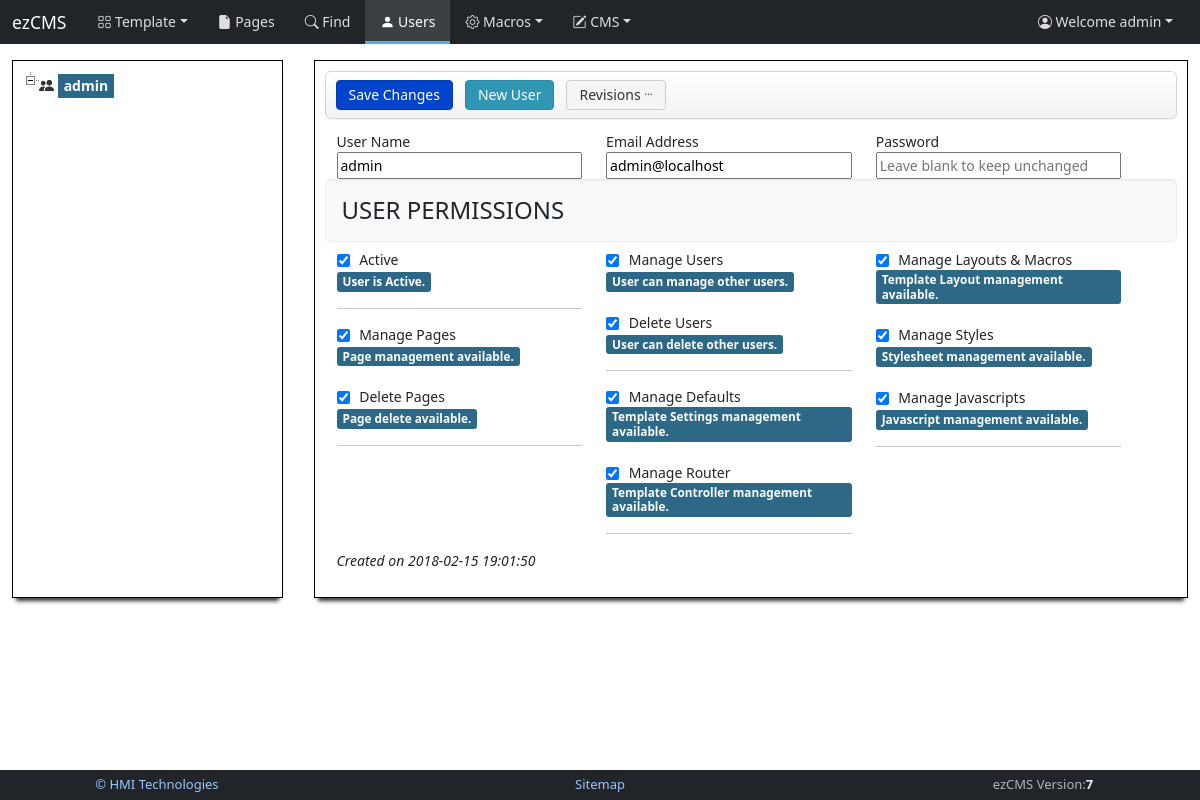
/users.php (signed in), run on the app's committed database.
### tables this page shows
CREATE TABLE IF NOT EXISTS `users` (
  `id` int(8) NOT NULL AUTO_INCREMENT COMMENT 'id of user',
  `username` varchar(512) NOT NULL COMMENT 'name of user',
  `email` varchar(512) NOT NULL COMMENT 'email address of user',
  `passwd` varchar(512) NOT NULL COMMENT 'password has for the user',
  `active` tinyint(1) NOT NULL DEFAULT '0' COMMENT 'able to login',
  `editpage` tinyint(1) NOT NULL DEFAULT '0' COMMENT 'edit page',
  `delpage` tinyint(1) NOT NULL DEFAULT '0',
  `viewstats` tinyint(1) NOT NULL DEFAULT '0' COMMENT 'can view site statistics',
  `edituser` tinyint(1) NOT NULL DEFAULT '0' COMMENT 'can administer other users',
  `deluser` tinyint(1) NOT NULL DEFAULT '0' COMMENT 'delete users',
  `editsettings` tinyint(1) NOT NULL DEFAULT '0' COMMENT 'edit settings',
  `editcont` tinyint(1) NOT NULL DEFAULT '0' COMMENT 'edit controller',
  `editlayout` tinyint(1) NOT NULL DEFAULT '0' COMMENT 'edit layout',
  `editcss` tinyint(1) NOT NULL DEFAULT '0' COMMENT 'edit css',
  `editjs` tinyint(1) NOT NULL DEFAULT '0' COMMENT 'edit js',
  `editor` tinyint(1) NOT NULL DEFAULT '3' COMMENT 'cms editor type',
  `cmtheme` varchar(32) NOT NULL DEFAULT 'default' COMMENT 'code mirror theme',
  `cmscolor` varchar(8) NOT NULL DEFAULT '#FFFFFF' COMMENT 'cms background color',
  `createdon` timestamp NOT NULL DEFAULT CURRENT_TIMESTAMP COMMENT 'Revision date and time',
  PRIMARY KEY (`id`),
  UNIQUE KEY `email` (`email`),
  KEY `passwd` (`passwd`)
);

### class/ezcms.class.php (called while the page is built, shortened)
<?php
class ezCMS extends db {
	public function __construct ( $loginRequired = true ) {
		if ($loginRequired) {
			$this->usr = $this->query('SELECT * FROM `users` WHERE `id` = '.
				$_SESSION['EZUSERID'].' LIMIT 1')->fetch(PDO::FETCH_ASSOC);
		}
	}
}
?>

### users.php (the view, shortened to what this page needs)
<?php
require_once ("class/users.class.php");
$cms = new ezUsers();
?><!DOCTYPE html><html lang="en"><head>
	<?php include('include/head.php'); ?>
</head><body>
<div id="wrap">
	<?php include('include/nav.php'); ?>
	<div class="container">
	  <div class="row-fluid">
		<div class="span3 white-boxed"><?php echo $cms->treehtml; ?></div>
		<div class="span9 white-boxed">
			<form id="frmUser" action="" method="post" enctype="multipart/form-data" class="form-horizontal" autocomplete="off">
				<div class="navbar"><div class="navbar-inner"><?php echo $cms->barBtns; ?></div></div>
				<div class="row">
					<div class="span4">
						<label for="inputName">User Name</label>
						<input type="text" name="username" id="username" data-bs-toggle="tooltip"
							placeholder="Enter the full name" autocomplete="off"
							title="Enter the full name of the user here."
							value="<?php echo $cms->thisUser['username']; ?>"
							data-bs-placement="top" minlength="2" class="input-block-level tooltipme2" required>
					</div>
					<div class="span4">
						<label for="inputEmail">Email Address</label>
						<input type="email" name="email" id="email" data-bs-toggle="tooltip"
							placeholder="Enter the full email address"
							title="Enter the full email address of the user here."
							value="<?php echo $cms->thisUser['email']; ?>"  autocomplete="off"
							data-bs-placement="top" class="input-block-level tooltipme2" required>
					</div>
					<div class="span4">
						<label for="txtpsswd">Password</label>
						<input type="password" name="passwd" id="passwd" data-bs-toggle="tooltip"
							placeholder="<?php echo ($cms->id=='new') ? 'Enter the password' : 'Leave blank to keep unchanged' ?>"
							title="<?php echo ($cms->id=='new') ? 'Enter the password here' : 'Enter a new password or leave blank to keep unchanged' ?>"
							data-bs-placement="top" minlength="8"  autocomplete="off"
							class="input-block-level tooltipme2" <?php  if ($cms->id=='new') echo 'required'; ?>>
					</div>
				</div>
				<h4 class="well">USER PERMISSIONS</h4>
				<div class="row">
					<div class="span4">
						<label class="checkbox">
							<input name="active" type="checkbox" value="checkbox"
								<?php echo $cms->thisUser['activeCheck']; ?>>
							Active</label><?php echo $cms->thisUser['activeMsg']; ?><hr>
						<label class="checkbox">
							<input name="editpage" type="checkbox" value="checkbox"
								<?php echo $cms->thisUser['editpageCheck']; ?>>
							Manage Pages</label><?php echo $cms->thisUser['editpageMsg']; ?><br><br>
						<label class="checkbox">
							<input name="delpage" type="checkbox" value="checkbox"
								<?php echo $cms->thisUser['delpageCheck']; ?>>
							Delete Pages</label><?php echo $cms->thisUser['delpageMsg']; ?><hr>
					</div>
					<div class="span4">
						<label class="checkbox">
							<input name="edituser" type="checkbox" value="checkbox"
								<?php echo $cms->thisUser['edituserCheck']; ?>>
							Manage Users</label><?php echo $cms->thisUser['edituserMsg']; ?><br><br>
						<label class="checkbox">
							<input name="deluser" type="checkbox" value="checkbox"
								<?php echo $cms->thisUser['deluserCheck']; ?>>
							Delete Users</label><?php echo $cms->thisUser['deluserMsg']; ?><hr>
						<label class="checkbox">
							<input name="editsettings" type="checkbox" value="checkbox"
								<?php echo $cms->thisUser['editsettingsCheck']; ?>>
							Manage Defaults</label><?php echo $cms->thisUser['editsettingsMsg']; ?><br><br>
						<label class="checkbox">
							<input name="editcont" type="checkbox" value="checkbox"
								<?php echo $cms->thisUser['editcontCheck']; ?>>
							Manage Router</label><?php echo $cms->thisUser['editcontMsg']; ?><hr>
					</div>
					<div class="span4">
						<label class="checkbox">
							<input name="editlayout" type="checkbox" value="checkbox"
								<?php echo $cms->thisUser['editlayoutCheck']; ?>>
							Manage Layouts &amp; Macros</label><?php echo $cms->thisUser['editlayoutMsg']; ?><br><br>
						<label class="checkbox">
							<input name="editcss" type="checkbox" id="ckeditcss" value="checkbox"
								<?php echo $cms->thisUser['editcssCheck']; ?>>
							Manage Styles</label><?php echo $cms->thisUser['editcssMsg']; ?><br><br>
						<label class="checkbox">
							<input name="editjs" type="checkbox" id="ckeditjs" value="checkbox"
								<?php echo $cms->thisUser['editjsCheck']; ?>>
							Manage Javascripts</label><?php echo $cms->thisUser['editjsMsg']; ?><hr>
					</div>
					<?php echo $cms->createdText; ?>
				</div>
			</form>
		</div>
	  </div>
	</div>
	<br><br>
</div>
<?php include('include/footer.php'); ?>
</body>
</html>

### class/users.class.php (shortened to what this page needs)
<?php
require_once ("ezcms.class.php");
class ezUsers extends ezCMS {
	public $id = 1;
	public $thisUser;
	public function __construct () {
		parent::__construct();
		if ($this->id != 'new' ) {
			$this->thisUser = $this->query('SELECT * FROM `users` WHERE `id` = '.intval($this->id).' LIMIT 1')
				->fetch(PDO::FETCH_ASSOC);
			$this->barBtns = '<input type="submit" name="Submit" class="btn btn-primary" value="Save Changes">
				 <a href="?id=new" class="btn btn-info">New User</a>';
			$this->barBtns .= '<a id="showrevs" href="#" class="btn btn-secondary">Revisions <sup id="revcount">…</sup></a>';
			$this->createdText = '<div class="clearfix"></div><p><em>Created on '.
				$this->thisUser['createdon'].'</em></p>';
		}
		$this->setupCheckboxes();
		$this->buildTree();
	}
	private function setOptions($itm, $msgOn, $mgsOff) {
		$this->thisUser[$itm.'Check'] = '';
		$this->thisUser[$itm.'Msg'] = '<span class="label label-important">'.$mgsOff.'</span>';
		if ($this->thisUser[$itm]) {
			$this->thisUser[$itm.'Check'] = 'checked';
			$this->thisUser[$itm.'Msg'] = '<span class="label label-info">'.$msgOn.'</span>';
		}
	}
	private function setupCheckboxes() {
		$this->setOptions('active', 'User is Active.', 'Inactive user cannot login.');
	}
	private function buildTree() {
		$this->treehtml = '<ul id="left-tree">';
		foreach ($this->query("SELECT `id`, `username`, `active` FROM `users` ORDER BY id;") as $entry) {
			$myclass = ($entry["id"] == $this->id) ? 'label label-info' : '';
			if ($entry["id"] == 1) {
				$this->treehtml .= '<li class="open"><i class="icon-globe"></i> <a href="?id='.
					$entry['id'].'" class="'.$myclass.'">'.$entry["username"].'</a><ul>';
			} else {
				$active = ($entry["active"] != 1) ? ' <i class="icon-ban-circle" title="User is not active, cannot login"></i>' : '';
				$this->treehtml .= '<li><i class="icon-user"></i> <a href="?id='.
					$entry['id'].'" class="'.$myclass.'">'.$entry["username"].$active.'</a></li>';
			}
		}
		$this->treehtml .= '</ul></li></ul>';
	}
}
?>

### include/nav.php (shortened to what this page needs)
<nav class="navbar navbar-expand-lg navbar-dark bg-dark fixed-top">
  <div class="container-fluid">
	<a class="navbar-brand" href="../"><small>ezCMS</small></a>
	<div class="collapse navbar-collapse" id="topNav">
	  <ul class="navbar-nav me-auto" id="top-bar">
		<li class="nav-item dropdown">
			<a href="#" class="nav-link dropdown-toggle" data-bs-toggle="dropdown" role="button" aria-expanded="false"><i class="icon-th-large"></i> Template</a>
		</li>
		<li class="nav-item"><a class="nav-link" href="pages.php"><i class="icon-file"></i> Pages</a></li>
		<li class="nav-item"><a class="nav-link" href="find.php"><i class="icon-search"></i> Find</a></li>
		<li class="nav-item"><a class="nav-link" href="users.php"><i class="icon-user"></i> Users</a></li>
		<li class="nav-item dropdown">
			<a href="#" class="nav-link dropdown-toggle" data-bs-toggle="dropdown" role="button" aria-expanded="false"><i class="icon-cog"></i> Macros</a>
		</li>
		<li class="nav-item dropdown">
			<a href="#" class="nav-link dropdown-toggle" data-bs-toggle="dropdown" role="button" aria-expanded="false"><i class="icon-edit"></i> CMS</a>
		</li>
	  </ul>
	  <ul class="navbar-nav ms-auto">
		<li class="nav-item dropdown">
			<a href="#" class="nav-link dropdown-toggle" data-bs-toggle="dropdown" role="button" aria-expanded="false"><i class="bi bi-person-circle"></i> Welcome
				<?php echo $cms->usr['username']; ?></a>
		</li>
	  </ul>
	</div>
  </div>
</nav>

### css/bs2-compat.css (style rules this page uses)
.row-fluid { display:flex; flex-wrap:wrap; width:100%; }
.row-fluid > [class*="span"] { margin-left:2.564102564%; box-sizing:border-box; min-height:1px; }
.row-fluid > [class*="span"]:first-child { margin-left:0; }
.span3 { width:23.076923077% }
.span4 { width:31.623931624% }
.span9 { width:74.358974359% }
.input-block-level { display:block;width:100%;box-sizing:border-box; }
.well { padding:1rem;background-color:#f8f9fa;border:1px solid #e9ecef;border-radius:.375rem; box-shadow:inset 0 1px 1px rgba(0,0,0,.05); }
.btn { --bs-btn-padding-y:4px; --bs-btn-padding-x:12px; --bs-btn-font-size:14px; --bs-btn-line-height:1.43; --bs-btn-border-radius:4px; }
.btn-primary { --bs-btn-bg:#0044cc;--bs-btn-border-color:#003bb3; --bs-btn-hover-bg:#003bb3;--bs-btn-hover-border-color:#0033a3; --bs-btn-active-bg:#0033a3;--bs-btn-active-border-color:#002d91; }
.btn-info { --bs-btn-color:#fff;--bs-btn-bg:#2f96b4;--bs-btn-border-color:#2a87a1; --bs-btn-hover-color:#fff;--bs-btn-hover-bg:#2a87a1;--bs-btn-hover-border-color:#25778e; --bs-btn-active-bg:#25778e;--bs-btn-active-color:#fff; }
.btn-secondary { --bs-btn-color:#333;--bs-btn-bg:#f5f5f5;--bs-btn-border-color:#ccc; --bs-btn-hover-color:#333;--bs-btn-hover-bg:#e6e6e6;--bs-btn-hover-border-color:#adadad; --bs-btn-active-color:#333;--bs-btn-active-bg:#d4d4d4;--bs-btn-active-border-color:#8c8c8c; }
.label { display:inline-block;padding:2px 6px 3px;font-size:11.8px;font-weight:700;line-height:1.25; color:#fff;background-color:#999;border-radius:3px;vertical-align:baseline;text-decoration:none; }
a.label.label-info,.label-info { background-color:#2d6987;color:#fff; }
.checkbox,.radio { display:block;font-weight:400;line-height:1.4;min-height:20px; }
.checkbox > input[type=checkbox],.radio > input[type=radio] { margin-right:6px;vertical-align:-2px; }
div.navbar { padding:0;margin-bottom:12px;background:none;border:0;min-height:0; }
.navbar-inner { display:flex;flex-wrap:wrap;align-items:center;gap:2px;width:100%; padding:8px 10px; background-image:linear-gradient(to bottom,#ffffff,#f2f2f2); border:1px solid #d5d5d5;border-radius:6px; box-shadow:inset 0 1px 0 rgba(255,255,255,.9),0 1px 2px rgba(0,0,0,.06); }

### css/custom.css (style rules this page uses)
html,body { height: 100%; }
:root { --bs-body-font-size: .875rem; }
body { font-size: 14px; }
.nav-tabs > .active > a, .nav-tabs > .active > a:hover, a,button { outline:none; }
.btn, .btn-group { margin-right:10px; }
#wrap { min-height: 100%; height: auto !important; height: 100%; margin: 0 auto -30px; }
#wrap .container { padding:60px 0 0; margin: 0 auto; width:98%; max-width:none; }
.row { width: 100%; margin: 0; }
a.label.label-info { font-size: 1em; border-radius: 0;padding: 3px 6px; }
#left-tree > li > a, #left-tree > li > ul > li > a { font-weight: bold; }
#left-tree a { color: #0088cc; text-decoration: none; }
#left-tree a.label-info, #left-tree a.label.label-info { color:#fff; background-color:#2d6987; }
#left-tree i[class^="icon-"] { color:#333; font-size:15px; vertical-align:-2px; }
.label, .badge { white-space:normal; }
nav.navbar.fixed-top { padding-top:0; padding-bottom:0; min-height:44px; }
nav.navbar .navbar-brand { padding:12px 0; margin-right:1rem; font-size:20px; line-height:20px; }
nav.navbar .navbar-nav .nav-link { padding:12px 15px; line-height:20px; color:rgba(255,255,255,.85); }
#top-bar > .nav-item.active > .nav-link, #top-bar > li.active > .nav-link { background-color:rgba(255,255,255,.12); color:#fff; box-shadow:inset 0 -3px 0 #4dabf7; }
nav.navbar.fixed-top { z-index:1030; }
div.white-boxed { background: rgba(255, 255, 255, 0.95); border: 1px solid #000; padding: 10px; margin-bottom:10px; box-shadow: 0 7px 4px -4px #333; }

### data on the page
users: username "admin", email "admin@localhost", createdon "2018-02-15 19:01:50"
